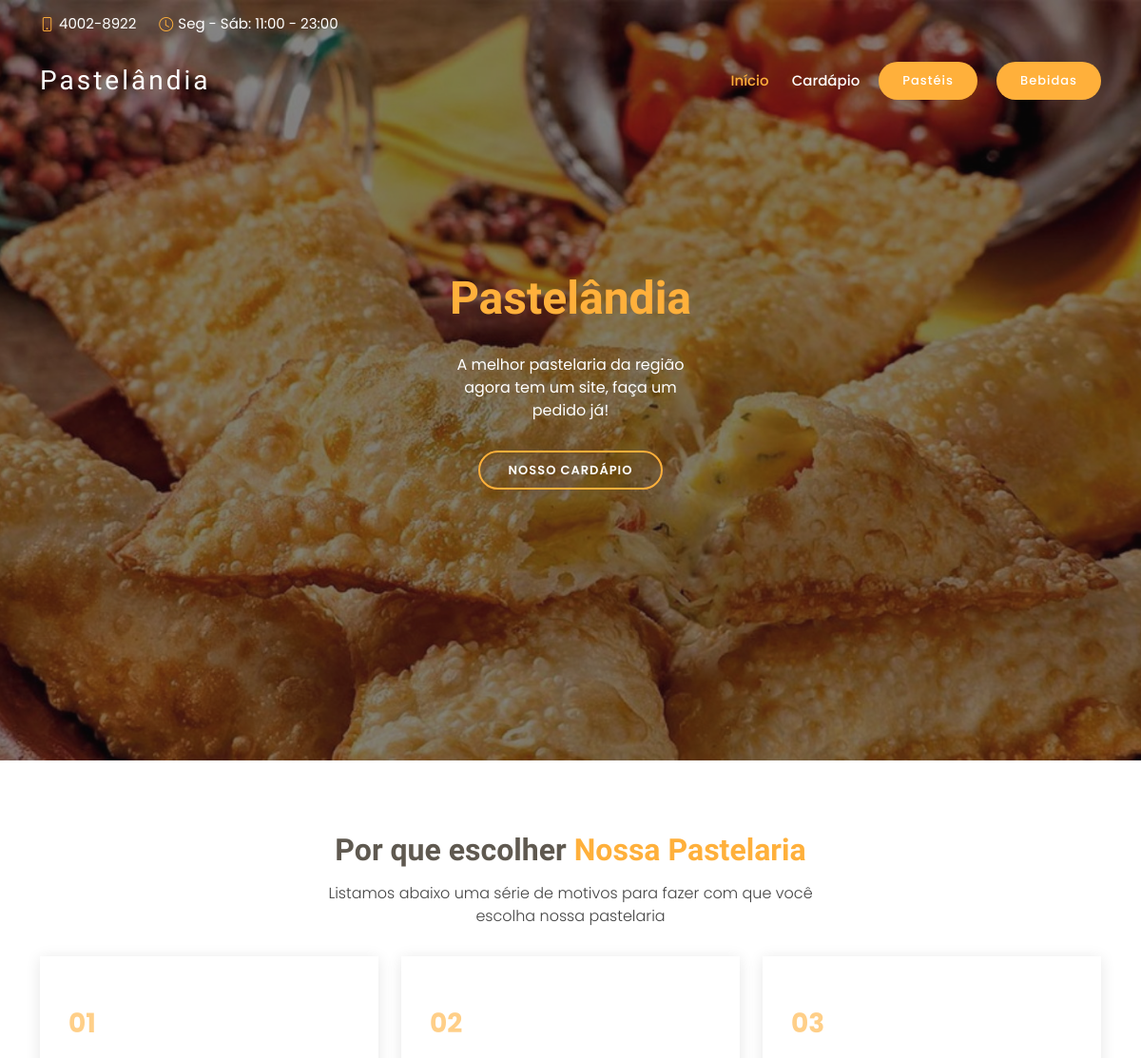
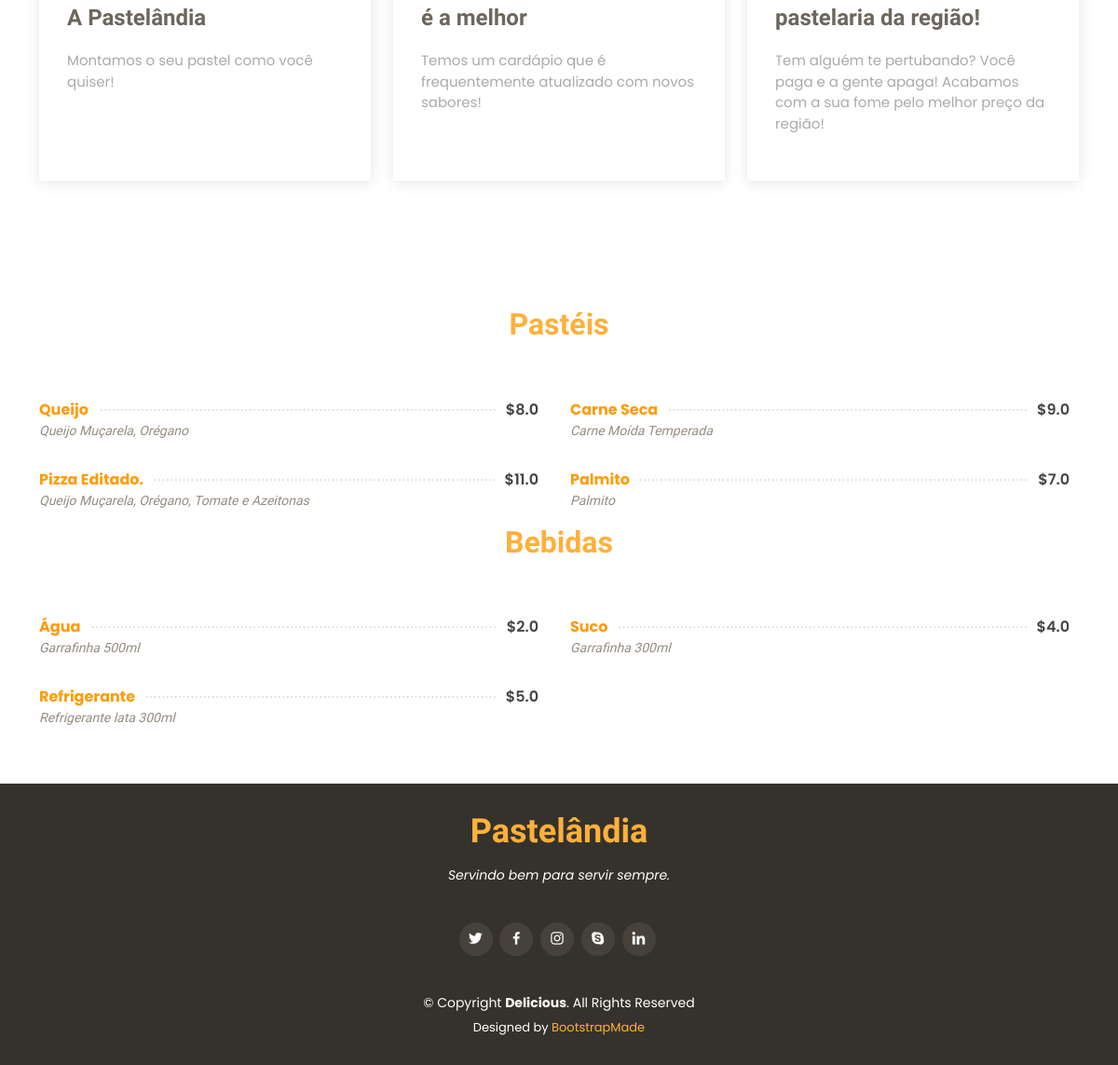
The page / on the database its author committed (2 pictures, top to bottom).
### core/models.py (models this page shows, shortened)
class Pastel(models.Model):
  sabor = models.CharField('Sabor', max_length=255, blank=True)
  preco = models.FloatField('Preco', default=0, blank=True)
  ingrediente = models.CharField('Ingrediente', max_length=255, blank=True)

class Bebida(models.Model):
  nomeBebida = models.CharField('NomeBebida', max_length=255, blank=True)
  preco = models.FloatField('Preco', default=0, blank=True)
  descricao = models.CharField('Descricao', max_length=255, blank=True)

### core/views.py (the view)
# urls.py: path('', index, name="index"),
def index(request):
  pasteis = Pastel.objects.all()
  bebidas = Bebida.objects.all()
  pacote = {'pasteis':pasteis, 'bebidas':bebidas}
  return render(request, 'index.html', pacote)

### core/templates/index.html (shortened to what this page needs)
<!DOCTYPE html>
<html lang="pt-br">
<head>
  {%  load static %}
  <link href="{% static 'assets/vendor/animate.css/animate.min.css'%}" rel="stylesheet">
  <link href="{% static 'assets/vendor/bootstrap/css/bootstrap.min.css'%}" rel="stylesheet">
  <link href="{% static 'assets/vendor/bootstrap-icons/bootstrap-icons.css'%}" rel="stylesheet">
  <link href="{% static 'assets/vendor/boxicons/css/boxicons.min.css'%}" rel="stylesheet">
  <link href="{% static 'assets/vendor/glightbox/css/glightbox.min.css'%}" rel="stylesheet">
  <link href="{% static 'assets/vendor/swiper/swiper-bundle.min.css'%}" rel="stylesheet">
  <link href="{% static 'assets/css/style.css'%}" rel="stylesheet">
</head>
<body>
  <section id="topbar" class="d-flex align-items-center fixed-top topbar-transparent">
    <div class="container-fluid container-xl d-flex align-items-center justify-content-center justify-content-lg-start">
      <i class="bi bi-phone d-flex align-items-center"><span>4002-8922</span></i>
      <i class="bi bi-clock ms-4 d-none d-lg-flex align-items-center"><span>Seg - Sáb: 11:00 - 23:00</span></i>
    </div>
  </section>
  <header id="header" class="fixed-top d-flex align-items-center header-transparent">
    <div class="container-fluid container-xl d-flex align-items-center justify-content-between">
      <div class="logo me-auto">
        <h1><a href="index.html">Pastelândia</a></h1>
      </div>
      <nav id="navbar" class="navbar order-last order-lg-0">
        <ul>
          <li><a class="nav-link scrollto active" href="#hero">Início</a></li>
          <li><a class="nav-link scrollto" href="#menu">Cardápio</a></li>
        </ul>
      </nav>
      <a href="{%url 'gerenciar'%}" class="book-a-table-btn scrollto">Pastéis</a>
      <a href="{%url 'gerenciarBebidas'%}" class="book-a-table-btn scrollto">Bebidas</a>
    </div>
  </header>
  <section id="hero">
    <div class="hero-container">
      <div id="heroCarousel" data-bs-interval="5000" class="carousel slide carousel-fade" data-bs-ride="carousel">
        <div class="carousel-inner" role="listbox">
          <div class="carousel-item active" style="background-image: url({% static 'assets/img/slide/slide-1.jpg'%});">
            <div class="carousel-container">
              <div class="carousel-content">
                <h2 class="animate__animated animate__fadeInDown"><span>Pastelândia</span></h2>
                <p class="animate__animated animate__fadeInUp">A melhor pastelaria da região agora tem um site, faça um pedido já!</p>
                <div>
                  <a href="#menu" class="btn-menu animate__animated animate__fadeInUp scrollto">Nosso Cardápio</a>
                </div>
              </div>
            </div>
          </div>
        </div>
      </div>
    </div>
  </section>
  <main id="main">
    <section id="why-us" class="why-us">
      <div class="container">
        <div class="section-title">
          <h2>Por que escolher <span>Nossa Pastelaria</span></h2>
          <p>Listamos abaixo uma série de motivos para fazer com que você escolha nossa pastelaria</p>
        </div>
        <div class="row">
          <div class="col-lg-4">
            <div class="box">
              <span>01</span>
              <h4>A Pastelândia</h4>
              <p>Montamos o seu pastel como você quiser! </p>
            </div>
          </div>
          <div class="col-lg-4 mt-4 mt-lg-0">
            <div class="box">
              <span>02</span>
              <h4>é a melhor</h4>
              <p>Temos um cardápio que é frequentemente atualizado com novos sabores!</p>
            </div>
          </div>
          <div class="col-lg-4 mt-4 mt-lg-0">
            <div class="box">
              <span>03</span>
              <h4>pastelaria da região!</h4>
              <p>Tem alguém te pertubando? Você paga e a gente apaga! Acabamos com a sua fome pelo melhor preço da região!</p>
            </div>
          </div>
        </div>
      </div>
    </section>
    <section id="menu" class="menu">
      <div class="container">
        <div class="section-title">
          <h2><span>Pastéis</span></h2>
        </div>
        <div class="row menu-container">
          {% for listaSabor in pasteis %}
          <div class="col-lg-6 menu-item filter-starters">
            <div class="menu-content">
              <a href="#">{{listaSabor.sabor}}</a><span>${{listaSabor.preco}}</span>
            </div>
            <div class="menu-ingredients">
              {{listaSabor.ingrediente}}
            </div>
          </div>
          {% endfor %}
        </div>
        <div class="section-title">
          <h2><span>Bebidas</span></h2>
        </div>
        <div class="row menu-container">
          {% for listaBebida in bebidas %}
          <div class="col-lg-6 menu-item filter-starters">
            <div class="menu-content">
              <a href="#">{{listaBebida.nomeBebida}}</a><span>${{listaBebida.preco}}</span>
            </div>
            <div class="menu-ingredients">
              {{listaBebida.descricao}}
            </div>
          </div>
          {% endfor %}
        </div>
      </div>
    </section>
  </main>
  <footer id="footer">
    <div class="container">
      <h3>Pastelândia</h3>
      <p>Servindo bem para servir sempre.</p>
      <div class="social-links">
        <a href="#" class="twitter"><i class="bx bxl-twitter"></i></a>
        <a href="#" class="facebook"><i class="bx bxl-facebook"></i></a>
        <a href="#" class="instagram"><i class="bx bxl-instagram"></i></a>
        <a href="#" class="google-plus"><i class="bx bxl-skype"></i></a>
        <a href="#" class="linkedin"><i class="bx bxl-linkedin"></i></a>
      </div>
      <div class="copyright">
        &copy; Copyright <strong><span>Delicious</span></strong>. All Rights Reserved
      </div>
      <dvi class="credits">
        Designed by <a href="https://bootstrapmade.com/">BootstrapMade</a>
      </div>
  </footer>
</body>
</html>

### rows shown on the page
Pastel: sabor "Queijo", preco "8.0", ingrediente "Queijo Muçarela, Orégano"
Pastel: sabor "Carne Seca", preco "9.0", ingrediente "Carne Moída Temperada"
Pastel: sabor "Pizza Editado.", preco "11.0", ingrediente "Queijo Muçarela, Orégano, Tomate e Azeitonas"
Pastel: sabor "Palmito", preco "7.0", ingrediente "Palmito"
Bebida: nomeBebida "Água", preco "2.0", descricao "Garrafinha 500ml"
Bebida: nomeBebida "Suco", preco "4.0", descricao "Garrafinha 300ml"
Bebida: nomeBebida "Refrigerante", preco "5.0", descricao "Refrigerante lata 300ml"
